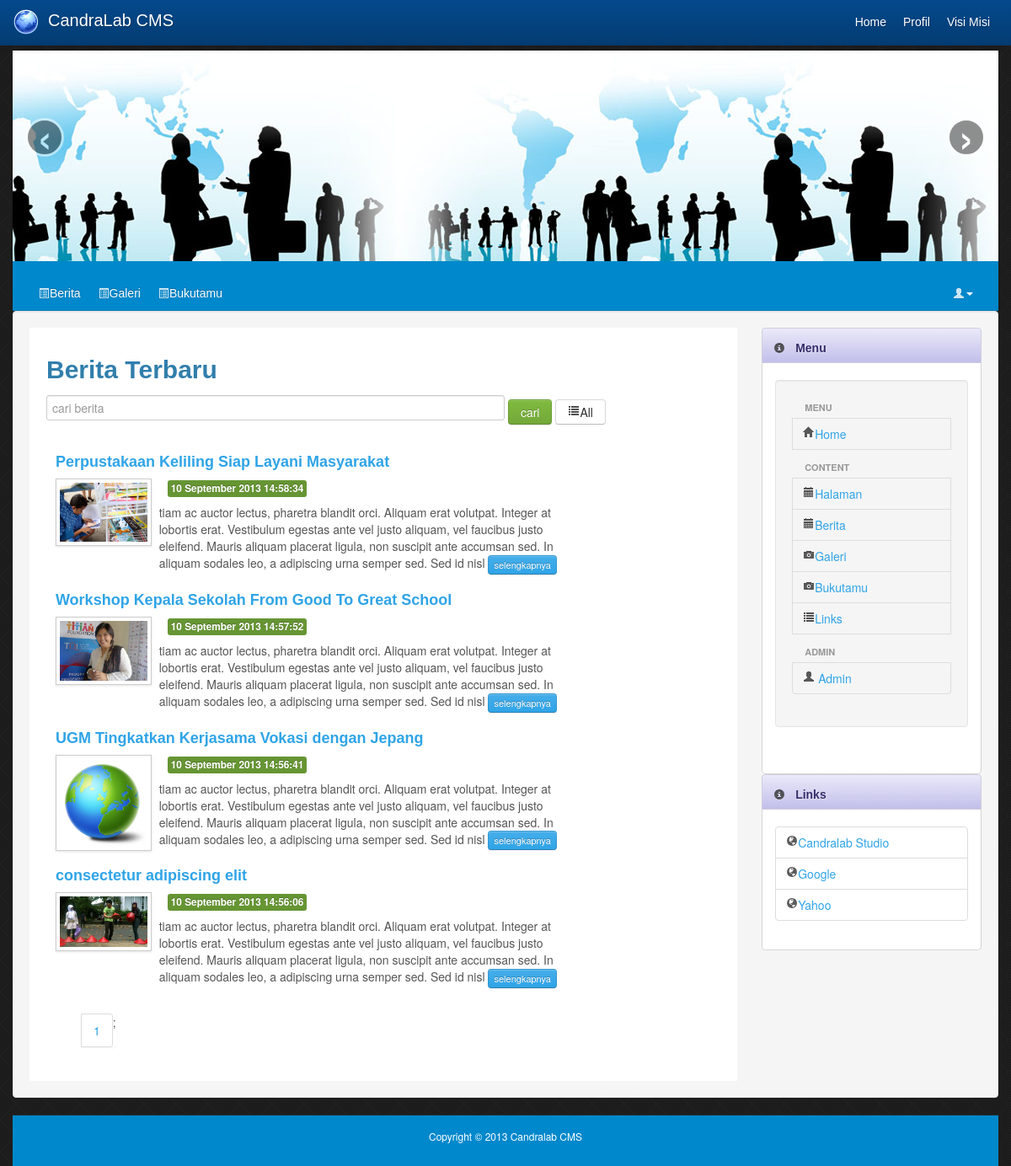
Page /index.php?mod=berita&pg=berita (signed in) on the committed database.
### tables this page shows
CREATE TABLE IF NOT EXISTS `halaman` (
  `idhalaman` int(11) NOT NULL AUTO_INCREMENT,
  `judul` varchar(255) DEFAULT NULL,
  `gambar` varchar(100) NOT NULL,
  `tanggal` datetime DEFAULT NULL,
  `isi` text,
  PRIMARY KEY (`idhalaman`)
);

CREATE TABLE IF NOT EXISTS `berita` (
  `idberita` int(11) NOT NULL AUTO_INCREMENT,
  `judul` varchar(255) DEFAULT NULL,
  `gambar` varchar(100) NOT NULL,
  `tanggal` datetime DEFAULT NULL,
  `isi` text,
  PRIMARY KEY (`idberita`)
);

CREATE TABLE IF NOT EXISTS `links` (
  `idlinks` int(11) NOT NULL AUTO_INCREMENT,
  `nama` varchar(50) NOT NULL,
  `url` varchar(100) NOT NULL,
  PRIMARY KEY (`idlinks`)
);

### berita/berita.php (the view, shortened to what this page needs)
<h2> Berita Terbaru </h2>
	<form id='form1' action='index.php?mod=berita&pg=berita' method="POST">
	<input type='text'  name='qcari' class="required input-xxlarge" placeholder="cari berita " >
	<input type='submit'  class='btn btn-success' value='cari'>
	<a href='index.php?mod=berita&pg=berita' class="btn" ><i class='icon-list'></i>All</a>
</form>
<div class="row">
	<div class='span10 offset1'>
<?php
$batas='5';
$berita=$_GET['berita'];
$posisi=null;
if(empty($berita)){
$posisi=0;
}else{
$posisi=($berita-1)* $batas;
}
$query=" SELECT * from berita
 order by tanggal desc limit $posisi,$batas  ";
$sqlpage="SELECT * from berita";
$result=mysql_query($query) or die(mysql_error());
while($rows=mysql_fetch_object($result)){
?>
    <div class="row">
      <div class="span8">
        <h4> <strong><a href="index.php?mod=berita&pg=berita_detail&id=<?=$rows->idberita?>">
        	<?=$rows->judul?></a></strong></h4>
      </div>
    </div>
    <div class="row">
      <div class="span2">
        <a href="#">
            <img src="upload/berita/<?=show_foto($rows->gambar)?>" class='img-polaroid'>
        </a>
      </div>
		 <div class="span8">
        <p class='rata'>
        	 <span class="label label-success"><?=tampil_tanggal($rows ->tanggal);?></span>
      <?=substr($rows->isi,0,300)?><a href="index.php?mod=berita&pg=berita_detail&id=<?=$rows->idberita?>" class='btn btn-primary btn-mini'>selengkapnya</a>
        </p>
     </div>
    </div>
<?
}
$tampil2 = mysql_query($sqlpage) or die(mysql_error());
$jmldata = mysql_num_rows($tampil2);
$jumlah_berita = ceil($jmldata / $batas);
?>
<div class='pagination'> <ul>;
	<?
for($i=1;$i<=$jumlah_berita;$i++)
echo "<li><a href='index.php?mod=web&pg=berita&berita=$i'>$i</a></li>";
?>
</ul>
</div>
</div>
</div>

### inc/function.php (shortened to what this page needs)
<?php
function query($qry) {
	$result = mysql_query($qry) or die("Gagal melakukan query pada :
	 <br>$qry<br><br>Kode Salah : <br>&nbsp;&nbsp;&nbsp;" . mysql_error() . "!");
	return $result;
}
function show_foto($foto) {
	if (empty($foto)) {
		echo "default.png";
	} else {
		echo $foto;
	}
}
function list_halaman() {
	$query = query("SELECT idhalaman,judul   FROM halaman ");
	while ($row = mysql_fetch_row($query)) {
		echo "<li><a href='index.php?mod=halaman&pg=halaman_detail&id=" . $row[0] . "'>" . ucwords($row[1]) . "</a> </li>";
	}
}
function list_links() {
	$query = query("SELECT *   FROM links order by nama ");
	while ($row = mysql_fetch_row($query)) {
		echo "<li><a href='.$row[0].' target='_blank' ><i class='icon-globe'></i>" . ucwords($row[1]) . "</a> </li>";
	}
}
function konversi_bulan($bln) {
	switch($bln) {
		case "9" :
		case "09" :
			$bulan = "September";
			break;
	}
	return $bulan;
}
function konversi_tanggal($time) {
	list($thn, $bln, $tgl) = explode('-', $time);
	$tmp = $tgl . " " . konversi_bulan($bln) . " " . $thn;
	return $tmp;
}
function tampil_tanggal($time) {
	list($date, $time) = explode(' ', $time);
	$tmp = konversi_tanggal($date) . " " . $time;
	return $tmp;
}
?>

### index.php (style rules this page uses)
body { background: url('assets/img/demo.png') repeat; padding-top: 60px; }

### berita/berita.php (style rules this page uses)
.rata { text-align:justify; margin-left:10px; }

### rows in the picture
halaman: judul "Home"
halaman: judul "Profil"
halaman: judul "Visi Misi"
berita: judul "Perpustakaan Keliling Siap Layani Masyarakat", gambar (picture), tanggal "10 September 2013 14:58:34", isi "tiam ac auctor lectus, pharetra blandit orci. Aliquam erat volutpat. Integer at lobortis erat. Vestibulum egestas ante vel justo aliquam, vel faucibus justo eleifend. Mauris aliquam placerat ligula, non suscipit ante accumsan sed. In aliquam sodales leo, a adipiscing urna semper sed. Sed id nisl"
berita: judul "Workshop Kepala Sekolah From Good To Great School", gambar (picture), tanggal "10 September 2013 14:57:52", isi "tiam ac auctor lectus, pharetra blandit orci. Aliquam erat volutpat. Integer at lobortis erat. Vestibulum egestas ante vel justo aliquam, vel faucibus justo eleifend. Mauris aliquam placerat ligula, non suscipit ante accumsan sed. In aliquam sodales leo, a adipiscing urna semper sed. Sed id nisl"
berita: judul "UGM Tingkatkan Kerjasama Vokasi dengan Jepang", shows a picture, tanggal "10 September 2013 14:56:41", isi "tiam ac auctor lectus, pharetra blandit orci. Aliquam erat volutpat. Integer at lobortis erat. Vestibulum egestas ante vel justo aliquam, vel faucibus justo eleifend. Mauris aliquam placerat ligula, non suscipit ante accumsan sed. In aliquam sodales leo, a adipiscing urna semper sed. Sed id nisl"
berita: judul "consectetur adipiscing elit", gambar (picture), tanggal "10 September 2013 14:56:06", isi "tiam ac auctor lectus, pharetra blandit orci. Aliquam erat volutpat. Integer at lobortis erat. Vestibulum egestas ante vel justo aliquam, vel faucibus justo eleifend. Mauris aliquam placerat ligula, non suscipit ante accumsan sed. In aliquam sodales leo, a adipiscing urna semper sed. Sed id nisl"
links: nama "Candralab Studio"
links: nama "Google"
links: nama "Yahoo"
